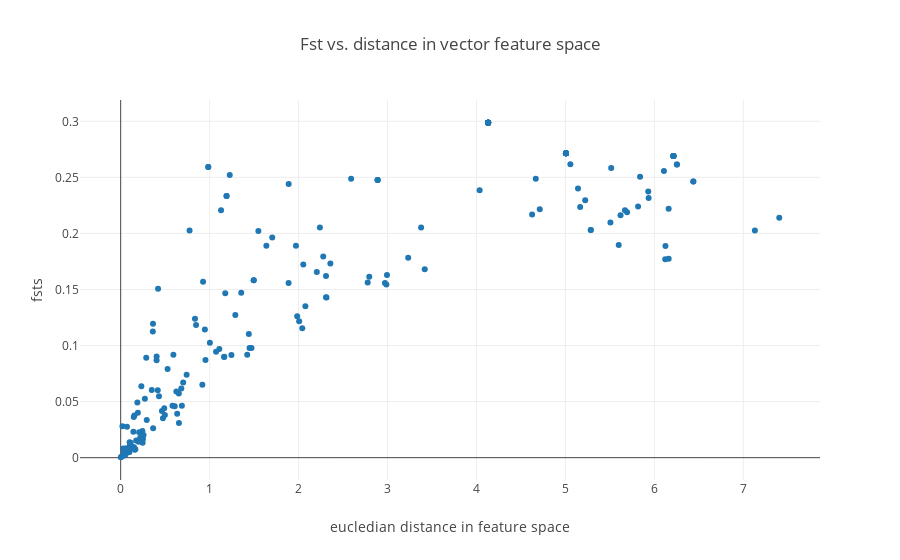

The cell this chart's notebook holds for it:
### Code cell
fig_data= [go.Scatter(
x= Distances_crawl,
y= Fsts_crawl,
mode= 'markers',
name= 'fst vs distances'
)
]

layout = go.Layout(
    title= 'Fst vs. distance in vector feature space',
    yaxis=dict(
        title='fsts'),
    xaxis=dict(
        title='eucledian distance in feature space')
)

fig= go.Figure(data=fig_data, layout=layout)
iplot(fig)

### Figure 1 — Plotly figure (JSON) as saved in the notebook; plotly's stock layout.template omitted (floating-point values rounded to 4 significant figures; data arrays with more than 128 entries replaced by an {"elided": "..."} marker saying what was removed)
{"data": [{"mode": "markers", "name": "fst vs distances", "type": "scatter", "uid": "216522be-ec4c-4de3-a44c-e64c93f1cea3", "x": {"elided": "200 float values"}, "y": {"elided": "200 float values"}}], "layout": {"title": "Fst vs. distance in vector feature space", "xaxis": {"title": "eucledian distance in feature space"}, "yaxis": {"title": "fsts"}}}
